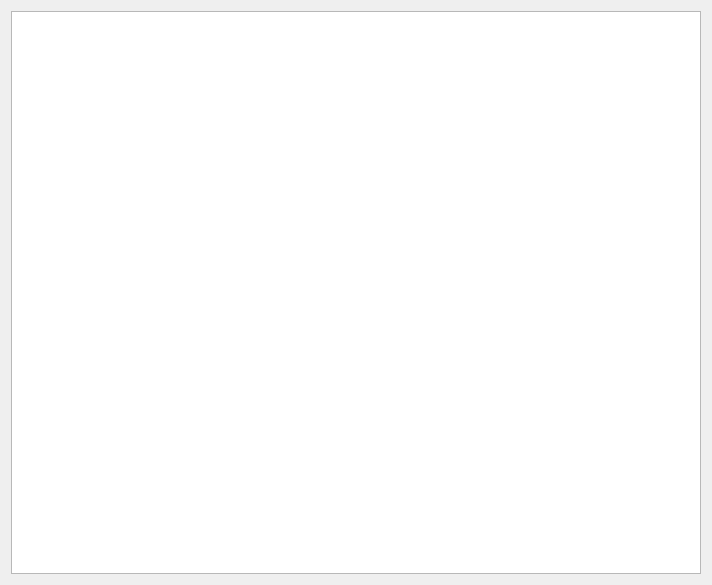
<?xml version="1.0" encoding="UTF-8"?>
<ui version="4.0">
 <class>ProjectPropertiesWidget</class>
 <widget class="QWidget" name="ProjectPropertiesWidget">
  <property name="geometry">
   <rect>
    <x>0</x>
    <y>0</y>
    <width>712</width>
    <height>585</height>
   </rect>
  </property>
  <property name="windowTitle">
   <string>Project Properties</string>
  </property>
  <layout class="QVBoxLayout" name="verticalLayout">
   <item>
    <widget class="QTextBrowser" name="_propertiesBrowser">
     <property name="lineWidth">
      <number>2</number>
     </property>
    </widget>
   </item>
  </layout>
 </widget>
 <resources/>
 <connections/>
</ui>
